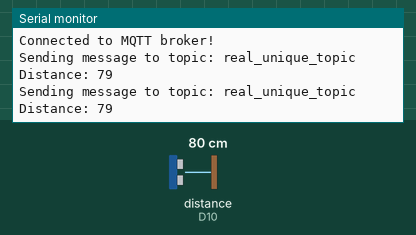
The sketch below on a simulated Arduino MKR. On the bench: the last lines printed to the serial monitor. Wiring (inferred from the names in the program): ultrasonic range finder: trigger D9; echo D10. Inputs (shaded band) come from the test bench; at power-on: distance to the obstacle (sensor on D10) 80 cm. The echo pulse lasts 58.3 µs per cm; WiFi joins after 1.5 s; servers stay silent unless stated; no MQTT or app messages arrive unless stated.

Above: at 2.7 s.
2.8 s: distance to the obstacle (sensor on D10) set to 2 cm
At 4.1 s:
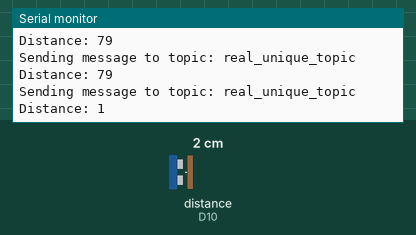
4.3 s: distance to the obstacle (sensor on D10) set to 4 cm
At 5.1 s:
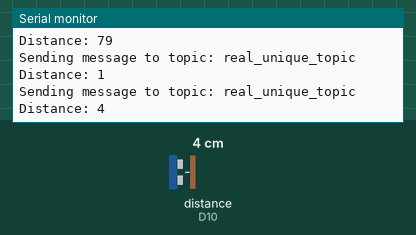
Timing chart, 0 to 7.3 s (numbered marks = the images above; inputs shaded):
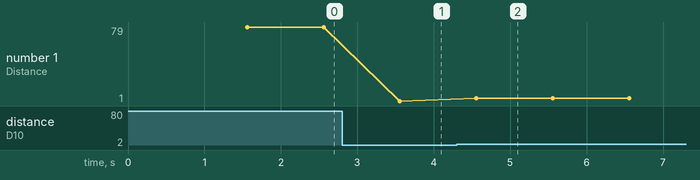

The sketch:

MQTT_ultra_sender.ino
```cpp
#include <ArduinoMqttClient.h>
#include <WiFiNINA.h>
#include "arduino_secrets.h"


char ssid[] = SECRET_SSID;        // WiFi name
char pass[] = SECRET_PASS;        // WiFi password

WiFiClient wifiClient;
MqttClient mqttClient(wifiClient);

const char broker[] = "test.mosquitto.org";
int port = 1883;
const char topic[] = "real_unique_topic";


#define TRIG_PIN 9
#define ECHO_PIN 10
const long interval = 1000;
unsigned long previousMillis = 0;

void setup() {

  Serial.begin(9600);
  while (!Serial) {
    ;
  }

  Serial.print("Connecting to WiFi: ");
  Serial.println(ssid);
  while (WiFi.begin(ssid, pass) != WL_CONNECTED) {
    Serial.print(".");
    delay(5000);
  }
  Serial.println("WiFi connected!");
  Serial.print("Connecting to MQTT broker: ");
  Serial.println(broker);

  if (!mqttClient.connect(broker, port)) {
    Serial.print("MQTT connection failed! Error code = ");
    Serial.println(mqttClient.connectError());
    while (1);
  }

  Serial.println("Connected to MQTT broker!");

  pinMode(TRIG_PIN, OUTPUT);
  pinMode(ECHO_PIN, INPUT);
}

void loop() {
  mqttClient.poll();

  unsigned long currentMillis = millis();
  if (currentMillis - previousMillis >= interval) {
    previousMillis = currentMillis;

    long distance = measureDistance();

    Serial.print("Sending message to topic: ");
    Serial.println(topic);
    Serial.print("Distance: ");
    Serial.println(distance);

    mqttClient.beginMessage(topic);
    mqttClient.print(distance);
    mqttClient.endMessage();

    Serial.println();
  }
}

long measureDistance() {

  digitalWrite(TRIG_PIN, LOW);
  delayMicroseconds(2);
  digitalWrite(TRIG_PIN, HIGH);
  delayMicroseconds(10);
  digitalWrite(TRIG_PIN, LOW);

  long duration = pulseIn(ECHO_PIN, HIGH);

  long distance = (duration / 2) * 0.0343;

  return distance;
}
```

arduino_secrets.h
```cpp
#define SECRET_SSID "Galaxy S24 Ultra B9EA"
#define SECRET_PASS "88888888"
```

Measured:
- after the input at 2.8 s, the serial monitor: prints a new line after 0.75 s (image 1)
- after the input at 4.3 s, the serial monitor: prints a new line after 0.25 s (image 2)
- plotted number 1: 79 → 1 after the input at 2.8 s, 1 → 4 after the input at 4.3 s
